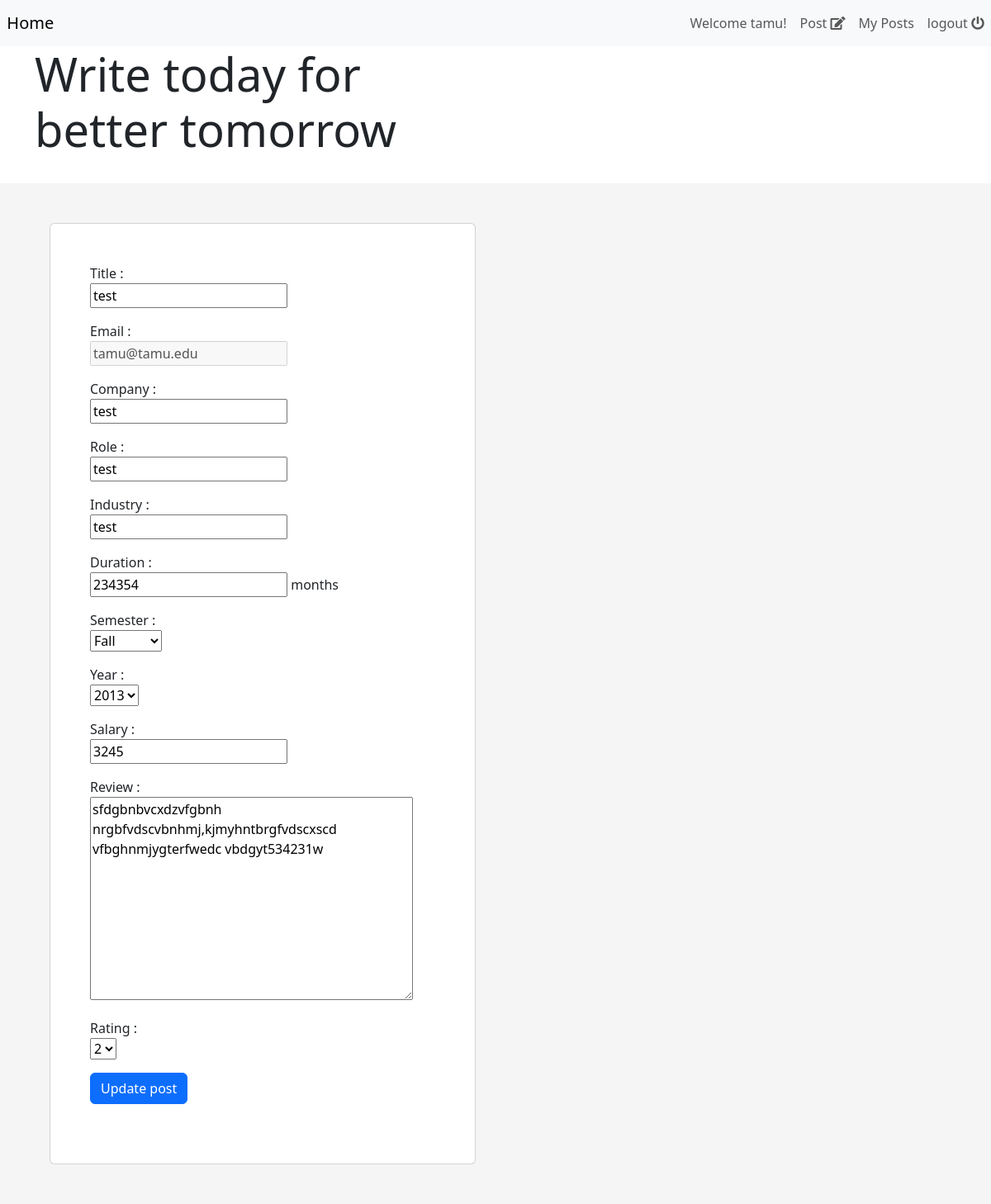
The page /post/edit/11 (signed in) on the database its author committed.
### post/models.py (models this page shows, shortened)
class Post(models.Model):
    company = models.CharField(max_length=150)
    role = models.CharField(max_length=150)
    title = models.CharField(max_length=150)
    review = models.CharField(max_length=500)
    rating = models.IntegerField()
    duration = models.IntegerField()
    semester = models.CharField(max_length=15)
    year = models.PositiveIntegerField(default=current_year(), validators=[
                                       MinValueValidator(2013), max_value_current_year])
    salary = models.PositiveIntegerField(blank=True, null=True)
    industry = models.CharField(max_length=150, blank=True, null=True)
    email = models.EmailField(help_text='Enter your Texas A&M email')
    created_date = models.DateTimeField(auto_now_add=True)
    modified_date = models.DateTimeField(auto_now=True)
    objects = models.Manager()

class Semester(models.Model):
    semester = models.CharField(max_length=15)
    def __str__(self):
        return self.semester
    objects = models.Manager()

### post/views.py (the view)
# urls.py: path('post/edit/<int:id>', views.edit_post, name='edit_post'),
def edit_post(request, id):
    selected_post = Post.objects.get(id=id)
    post_form = PostForm(initial={
        'company': selected_post.company,
        'role': selected_post.role,
        'title': selected_post.title,
        'review': selected_post.review,
        'rating': selected_post.rating,
        'duration': selected_post.duration,
        'semester': selected_post.semester,
        'year': selected_post.year,
        'salary': selected_post.salary,
        'industry': selected_post.industry,
        'email': selected_post.email
    })
    print(selected_post.semester)
    if request.method == "POST":
        post_form = PostForm(request.POST, instance=selected_post)
        if post_form.is_valid():
            post_form.save()
            messages.success(request, f'Post updated')
            return redirect('/posts')
    return render(request, 'post/update.html', {'form': post_form})

### post/forms.py
class PostForm(forms.ModelForm):
    semester = forms.ModelChoiceField(
        queryset=Semester.objects.all(), to_field_name='semester')
    review = forms.CharField(widget=forms.Textarea)
    rating = forms.ChoiceField(
        choices=((1, 1), (2, 2), (3, 3), (4, 4), (5, 5)))
    email = forms.EmailField(disabled=True)
    duration = forms.IntegerField(help_text="months")
    year = forms.TypedChoiceField(
        coerce=int, choices=year_choices, initial=current_year)
    class Meta:
        model = Post
        fields = ['title', 'email',
                  'company', 'role', 'industry',
                  'duration',
                  'semester', 'year', 'salary',
                  'industry', 'review', 'rating']

### post/forms.py (called while the page is built)
def current_year():
    return datetime.date.today().year

def year_choices():
    return [(r, r) for r in range(current_year()-10, current_year()+1)]

### post/templates/post/update.html (shortened to what this page needs)
{% extends "../registration/home.html" %} {% block content %}
<div
  class="px-4 py-5 px-md-5 text-center text-lg-start"
  style="background-color: hsl(0, 0%, 96%)"
>
  <div class="container">
    <div class="row gx-lg-5 align-items-center">
      <div class="col-lg-6 mb-5 mb-lg-0">
        <div class="card">
          <div class="card-body py-5 px-md-5">
            <form action="" method="POST">
              {% for field in form %}
              <div>
                <p>
                  {{ field.label }} :<br />
                  {{ field }}
                  <span class="">{{field.help_text}}</span>
                </p>
              </div>
              {% endfor %}
              <button type="submit" class="btn btn-primary btn-block mb-4">
                Update post
              </button>
            </form>
          </div>
        </div>
      </div>
    </div>
  </div>
</div>
{% endblock content %}

### templates/registration/home.html (shortened to what this page needs)
<!DOCTYPE html>
<html>
  <head>
    {% load bootstrap5 %}
    {% bootstrap_css %}
    {% load fontawesome_5 %}
    {% fontawesome_5_static %}
    {% load static %}
  </head>
  <body>
    {% if user.is_authenticated %}
    <nav class="navbar navbar-expand-sm navbar-light bg-light">
        &nbsp;&nbsp;<a class="navbar-brand justify-content-between " href="{% url 'list_posts' %}">Home</a>
        <div class="collapse navbar-collapse justify-content-end" id="navbarText">
          <ul class="navbar-nav ml-auto mb-2 mb-lg-0">
            <li class="nav-item">
              <a class="nav-link" href="">Welcome {{ user.username }}!</a>
            </li>
            <li class="nav-item">
              <a class="nav-link" href="{% url 'create_post' %}">Post&nbsp;<i class='fas fa-edit'></i></a>
              </li>
              <li class="nav-item">
                <a class="nav-link" href="{% url 'my_posts' %}">My Posts</a>
              </li>
            <li class="nav-item">
              <a class="nav-link" href="{% url 'logout' %}">logout&nbsp;<i class='fas fa-power-off'></i></a>
            </li>
          </ul>
        </div>
      </nav>
    <div class="container">
      <div class="row">
        <div class="col-sm-12 col-md-12 col-lg-6 pb-4">
          <h2 class="display-4 font-weight-bold">Write today for better tomorrow</h1>
        </div>
        <div class="col-sm-12 col-md-12 col-lg-6">
        </div>
      </div>
    </div>
  </body>
</html>
{% block content %}
{% endblock %}
{% else %}
    <div class="alert alert-success" role="alert">
        <h3>Welcome!</h3>
        <a href="{% url 'register' %}">Signup</a>
        <a href="{% url 'login' %}">Login</a>
    </div>
{% endif %}

### rows shown on the page
Post: form "test" "tamu@tamu.edu" "test" "test" "test" "234354" "2013" "3245" "sfdgbnbvcxdzvfgbnh nrgbfvdscvbnhmj,kjmyhntbrgfvdscxscd vfbghnmjygterfwedc vbdgyt534231w" "2"
Semester: form "Fall"

### other values the page prints
{{ user.username }} "tamu"
{{ field.label }} "Title" "Email" "Company" "Role" "Industry" "Duration" "Semester" "Year" "Salary" "Review" "Rating"
{{ field.help_text }} "months"
